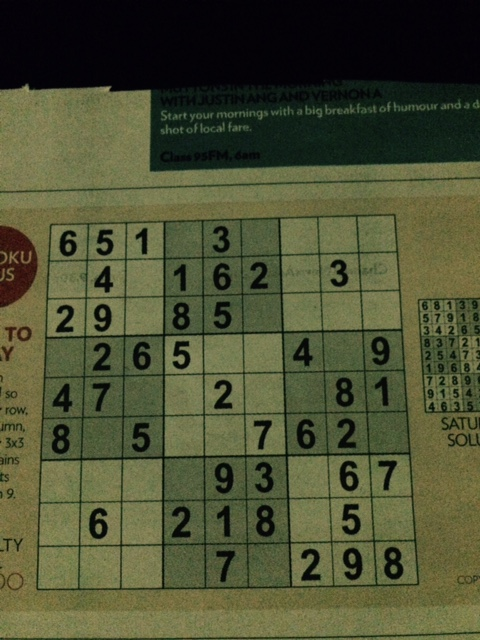
#> input picture sudoko02.jpeg, 480 x 640 px
$ python adaptive_thresholding.py
#> lines starting #> are read from the running program, lines starting #| are printed output that depends on the picture; after the words box and inside, x2 and y2 are one past the last pixel; in counts of white or black regions, pixels touching at a corner belong together
import cv2
import numpy as np
from matplotlib import pyplot as plt
img=cv2.imread('sudoko02.jpeg',0)
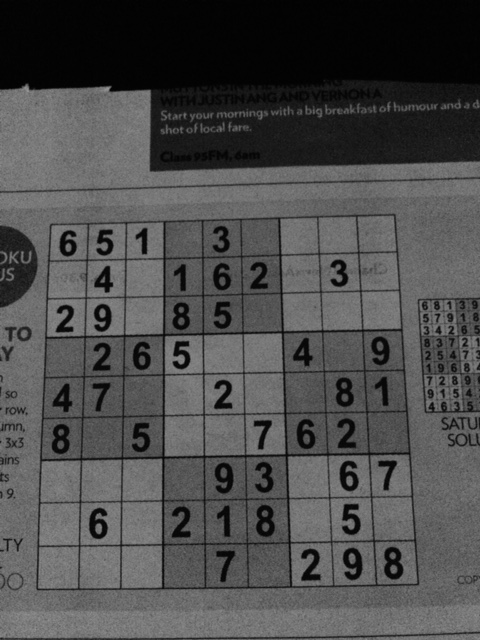
#> img: shape (640, 480); min 0, max 149, mean 76.3
img=cv2.medianBlur(img,5)
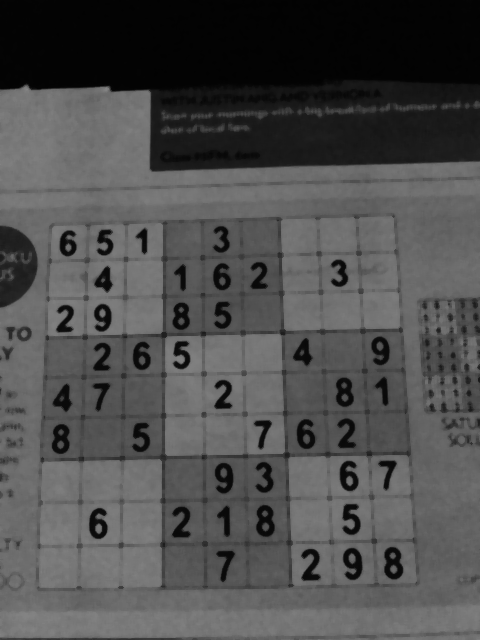
#> img: shape (640, 480); min 2, max 133, mean 77.7
ret,th1=cv2.threshold(img,127,255,cv2.THRESH_BINARY)
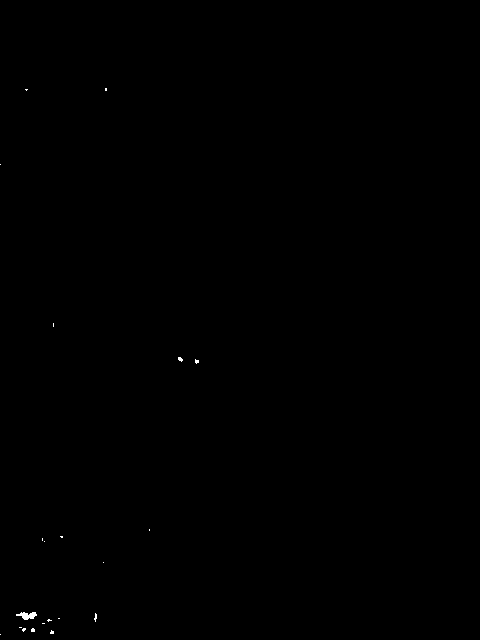
#> th1: shape (640, 480); 0.07% white; 21 white regions (20 under 20 px), largest, box (x1, y1, x2, y2) and area: (16, 612, 37, 620) 101
th2=cv2.adaptiveThreshold(img,255,cv2.ADAPTIVE_THRESH_MEAN_C,cv2.THRESH_BINARY,11,2)
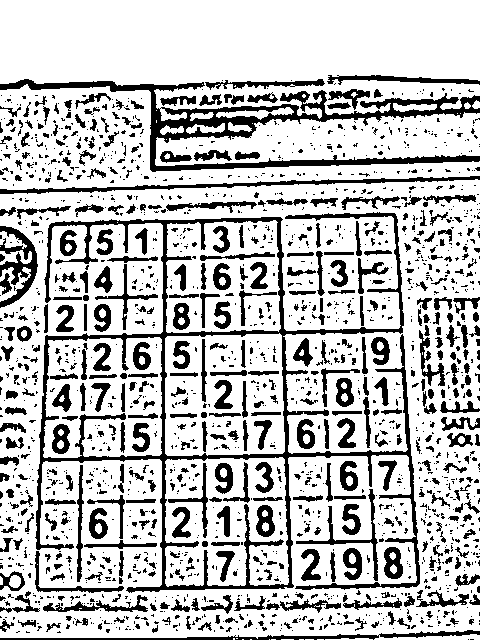
#> th2: shape (640, 480); 75.6% white; 1789 black regions (1349 under 20 px), largest, box (x1, y1, x2, y2) and area: (35, 212, 420, 593) 12993, (0, 79, 480, 172) 7972, (0, 176, 480, 194) 1724
th3=cv2.adaptiveThreshold(img,255,cv2.ADAPTIVE_THRESH_GAUSSIAN_C,cv2.THRESH_BINARY,11,2)
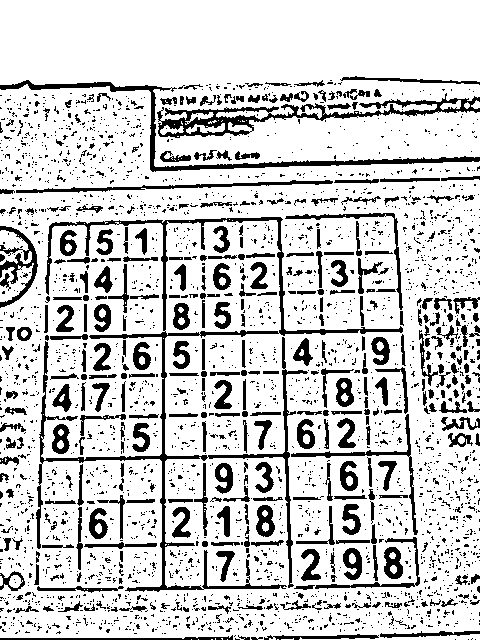
#> th3: shape (640, 480); 80.7% white; 2929 black regions (2551 under 20 px), largest, box (x1, y1, x2, y2) and area: (36, 217, 403, 592) 7096, (157, 93, 480, 138) 3087, (0, 80, 480, 172) 2624

titles=["original","global thresholding","adaptive mean thresholding","adaptive gaussian thresholding"]
images=[img,th1,th2,th3]
for i in range(4):
        plt.subplot(2,2,i+1),plt.imshow(images[i],'gray')
        plt.title(titles[i])
        plt.xticks([]),plt.yticks([])
plt.show()

$ run again, with apple.jpg copied over sudoko02.jpeg
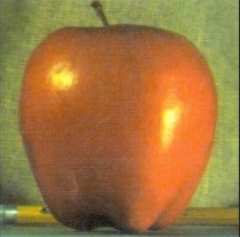
#> input picture apple.jpg, 240 x 237 px
#> `ret,th1=cv2.threshold(img,127,255,cv2.THRESH_BINARY)`:
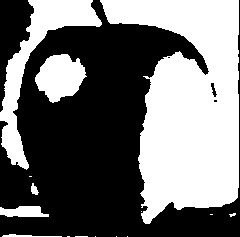
#> th1: shape (237, 240); 44.8% white; 15 white regions (9 under 20 px), largest, box (x1, y1, x2, y2) and area: (100, 0, 239, 224) 19106, (0, 0, 102, 170) 4057, (35, 54, 87, 103) 1686, (0, 206, 49, 217) 412, (2, 234, 62, 237) 96, (31, 183, 39, 195) 59
#> th2: shape (237, 240); 74.1% white; 440 black regions (317 under 20 px), largest, box (x1, y1, x2, y2) and area: (18, 1, 229, 236) 5056, (0, 214, 57, 228) 435, (0, 184, 42, 210) 412
#> `th3=cv2.adaptiveThreshold(img,255,cv2.ADAPTIVE_THRESH_GAUSSIAN_C,cv2.T..`:
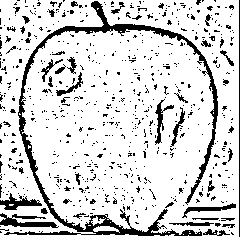
#> th3: shape (237, 240); 83.8% white; 677 black regions (633 under 20 px), largest, box (x1, y1, x2, y2) and area: (4, 1, 218, 236) 3769, (0, 213, 59, 228) 406, (0, 193, 42, 210) 303
